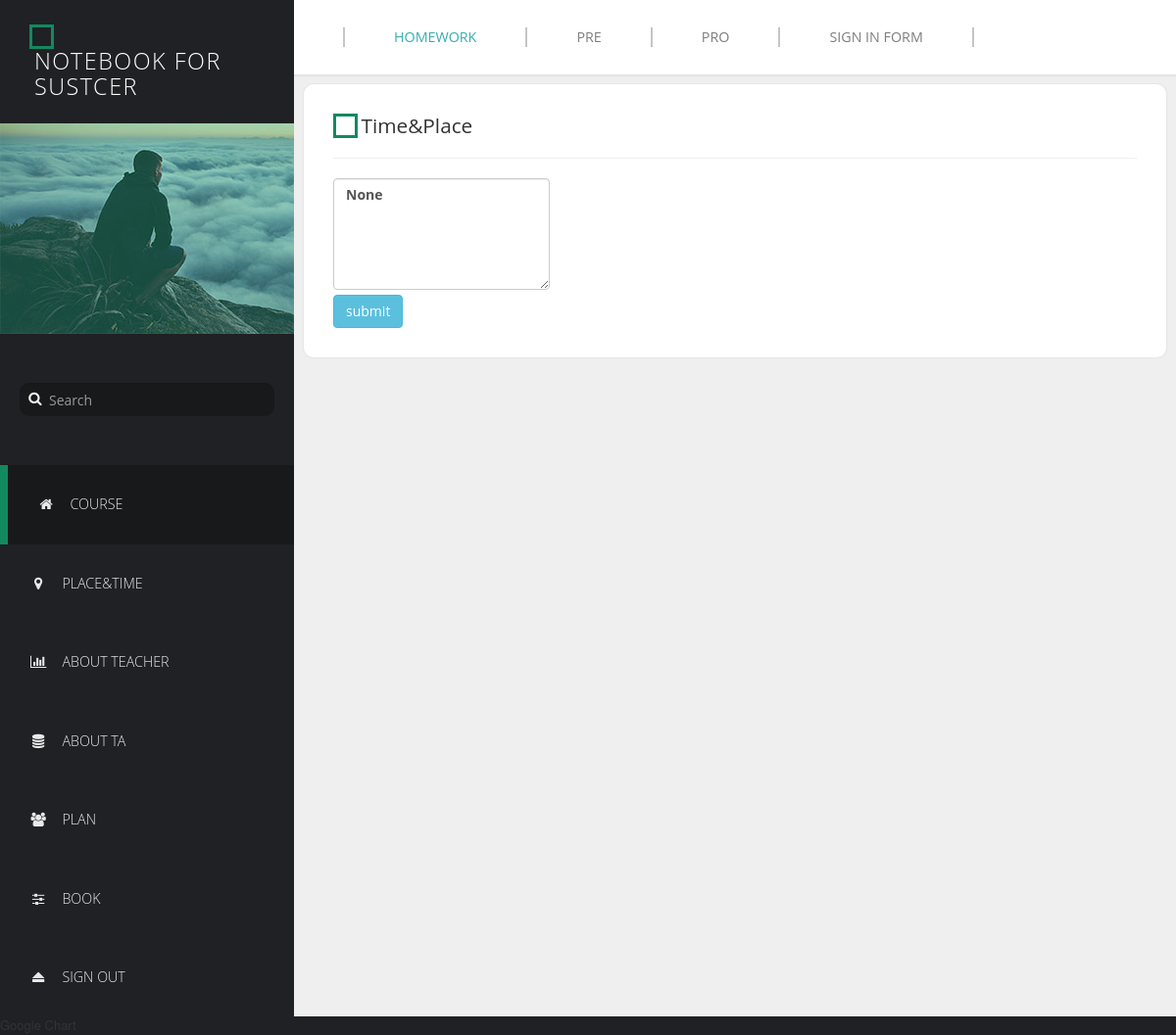
The page /notebook/edit_time/2 on the database as committed earlier.
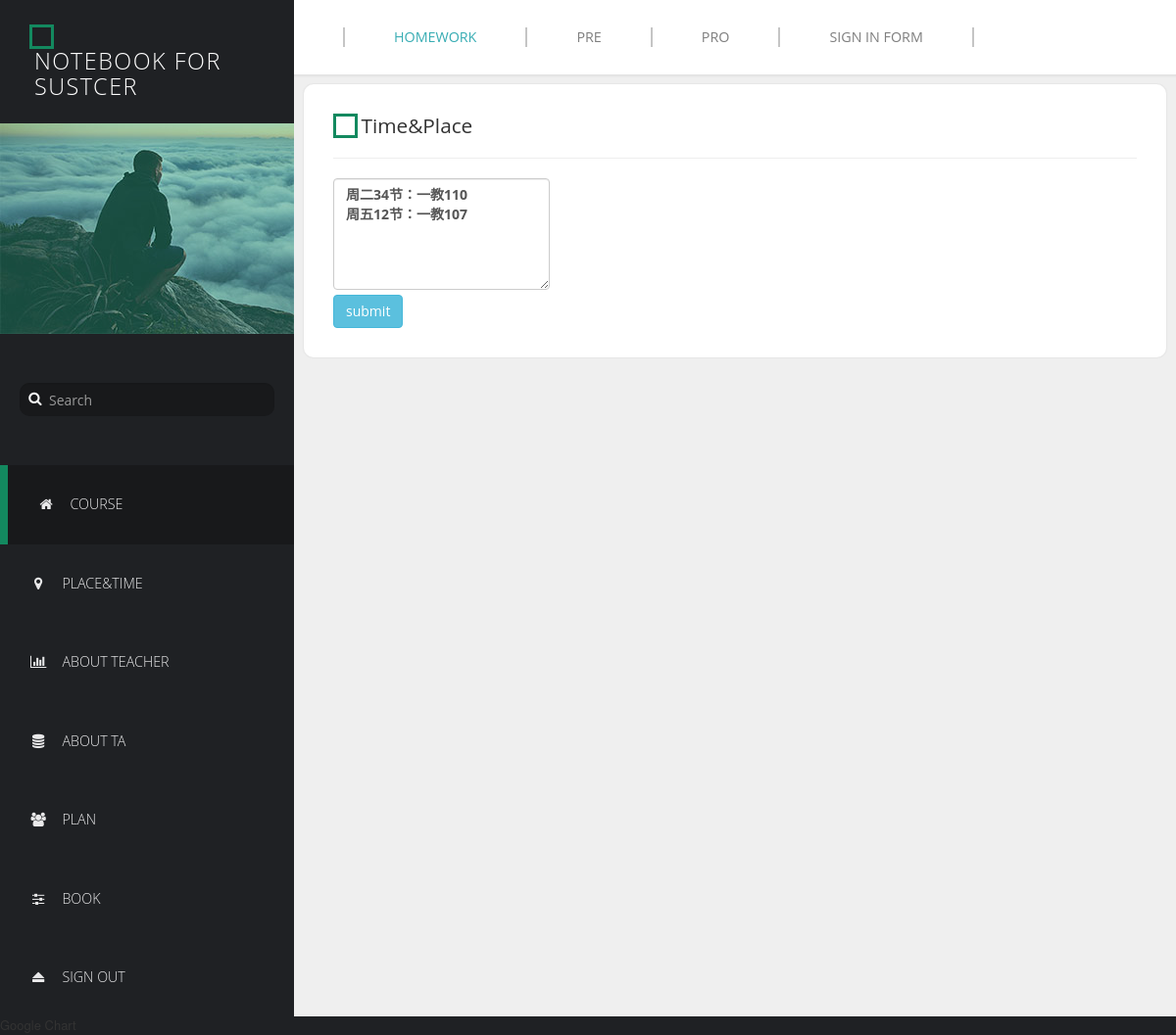
The same page on the database as committed later.
### course/models.py (models this page shows, shortened)
class Course(models.Model):
    title = models.CharField(max_length=50)
    place_time = models.TextField(null=True, blank=True)
    tutorial_place_time = models.TextField(null=True, blank=True)
    homework = models.ManyToManyField(Homework, blank=True)
    pre = models.ManyToManyField(Pre, blank=True)
    pro = models.ManyToManyField(Pro, blank=True)
    teacher = models.ManyToManyField(Teacher, blank=True)
    ta = models.ManyToManyField(TA, blank=True)

### course/views.py (the view)
# urls.py: url(r'^edit_time/(?P<course_id>\d+)$', views.edit_page, name='time_edit'),
def edit_page(request, course_id):
    course = Course.objects.get(pk=course_id)
    return render(request, 'time_edit.html', {'course': course})

### template/time_edit.html (shortened to what this page needs)
{% extends 'course.html' %}
{% block content %}
    <div class="templatemo-content-widget white-bg col-2">
        <div class="square"></div>
        <h2 class="templatemo-inline-block">Time&Place</h2><hr>
        <form action="{% url 'edit_time_action' %}" method="post">
        <label>
            <textarea class="form-control" rows="5" name="content" >{{ course.place_time }}</textarea>
        </label>
        <br/>
    <input class="btn btn-info" type="submit" value="submit">
    </form>
    </div>
{% endblock %}

Rows that differ between the two databases and show on the page:
changed Course: content "None" → "周二34节：一教110 周五12节：一教107"
